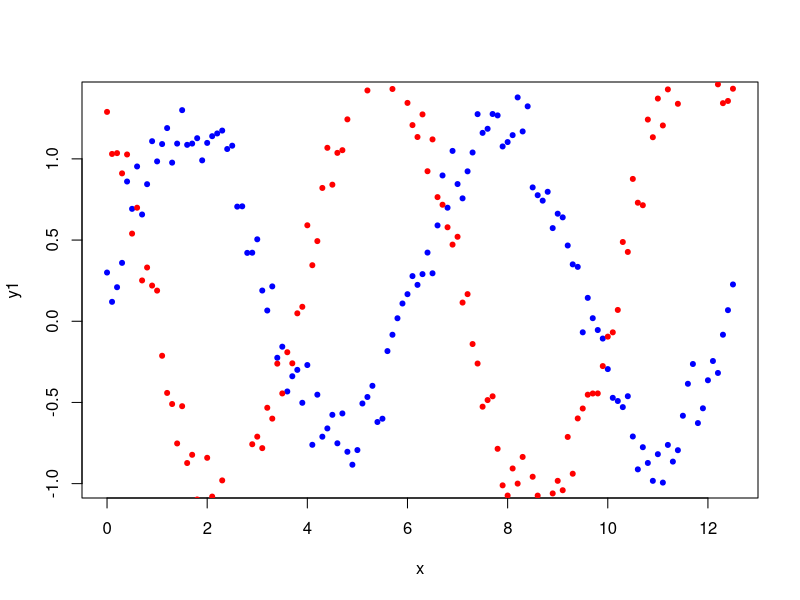
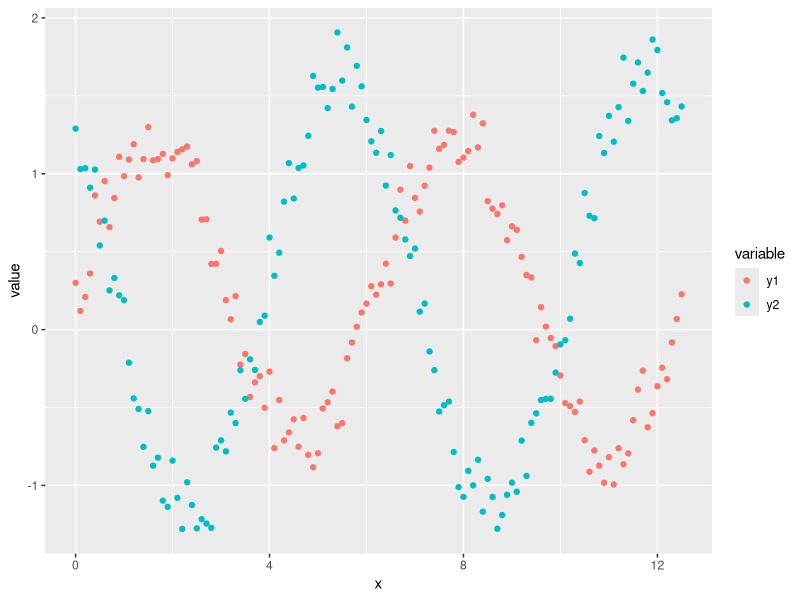

Source code (R) for these figures, in order: (Note: this script raises an error after producing the figures.)
x <- seq(0, 4 * pi, 0.1)
n <- length(x)
y1 <- 0.5 * runif(n) + sin(x)
y2 <- 0.5 * runif(n) + cos(x) - sin(x)
plot(x, y1, col = "blue", pch = 20)
points(x, y2, col = "red", pch = 20)
library(ggplot2)
df <- data.frame(x, y1, y2)
ggplot(df, aes(x, y = value, color = variable)) + 
  geom_point(aes(y = y1, col = "y1")) + 
  geom_point(aes(y = y2, col = "y2"))
#
x = datatoprint$dates
y1 = datatoprint$pm2.5
y2 = datatoprint$so2
plot(x, y1, col = "blue", pch = 20)
points(x, y2, col = "red", pch = 20)
nm = datatoprint
#d[,column] = (d[,column]-mean(d[,column]))/(sd(d[,column]))
nm$pm2.5 = (nm$pm2.5-mean(nm$no2))/(sd(nm$pm2.5))
nm$so2 = (nm$so2-mean(nm$so2))/(sd(nm$so2))
y1 = nm$pm2.5
y2 = nm$so2






plot(x, nm$pm2.5)
point(x, nm$so2, col="red")



x 




































# NOW SERIOUS WITH LAMBERGINI (DIVESH SAMJH AYA)

normalizeColumn <- function(column) {
  #column = (column-mean(column))/(sd(column)
  ncolumn = c()
  for(i in seq(1,length(column)))
  {
    ncolumn[i] = (column[i]-mean(column))/(sd(column))
  }
  return(ncolumn)
}
normalizedData = datatoprint
# 2 beacuse no need to date
for(i in seq(2,dim(datatoprint)[2]))
{
  normalizedData[,i] = normalizeColumn(datatoprint[,i])
  cat("sd",sd(normalizedData[,i]),"mean",mean(normalizedData[,i]),"\n")
}
#################
#################
#################
#################
#################
#################
#################
plot(x=-9,y=-9,xlim=c(0,length(datatoprint$dates)), ylim=c(-1,5))
points(x=datatoprint$dates, y=normalizedData$no2, col="red")
points(x=datatoprint$dates, y=normalizedData$so2, col="green")
points(x=datatoprint$dates, y=normalizedData$pm2.5, col="blue")
#################
#################
#################
#################
#################

# FOR OUTLIER CAPPING
capoutlier <- function(column){
  quantiles <- quantile(column, c(.03, .97 ))
  column[column<quantiles[1]] <- quantiles[1]
  column[column>quantiles[2]] <- quantiles[2]
  return(column)
}
# DANGER
#for(i in seq(2,dim(normalizedData)[2]))
#{
#  normalizedData[,i] = capoutlier(normalizedData[,i])
#}


ggplot(datatoprint, aes(x=dates, y=normalizedData$pm10))+
  geom_point(col="red")+
  labs(title="PM10 Levels Over the year")+
  xlab("Over the year")+ 
  ylab("Pollutants Levels")
  

#g <- ggplot(normalizedData, aes(dates))
#g <- g + geom_line(aes(y=normalizedData$pm2.5), colour="red")
#g <- g + geom_line(aes(y=normalizedData$pm10), colour="green")





s = sort(
    sample(seq(1,307),100, replace = FALSE)
)
plot(
     x=-9,
     y=-9,
     xlim=c(0,length(datatoprint$dates)), 
     ylim=c(-2,5),
     main="Yearly pollutants levels",
     xlab="Yealy",
     ylab="Levels",
     
)
lines(
      legend(
            "topleft",
            c("NO2","SO2","PM2.5", "PM10"),
            fill=c("red","green", "blue", "black")
            )
  )
lines(x=datatoprint$dates[s], y=normalizedData$no2[s], col="red")
lines(x=datatoprint$dates[s], y=normalizedData$so2[s], col="green")
lines(x=datatoprint$dates[s], y=normalizedData$pm2.5[s], col="blue")
lines(x=datatoprint$dates[s], y=normalizedData$pm10[s], col="black")






#FOR HEALTH DATA 
h = read.csv("health_data.csv")

nh = h
#for 



indexes = c()
for(i in seq(1,dim(h)[2]))
{
  #s=s[-which(is.na(s))]
  index = which(is.na(h[,i]))
  if(length(index)>0)
  {
    indexes = c(indexes,index)
  }
}
nh = nh[-indexes,]
for(i in seq(3,dim(h)[2]))
{
  nh[,i] = normalizeColumn(nh[,i])
  cat("sd",sd(nh[,i]),"mean",mean(nh[,i]),"\n")
}

s = sample(seq(1, length(nh$dates)), 100)
s = sort(s)
plot(
  x=-9,
  y=-9,
  xlim=c(0,length(datatoprint$dates)), 
  ylim=c(-2,5),
  main="Yearly pollutants levels",
  xlab="Yealy",
  ylab="Levels",
  
)
lines(
  legend(
    "topleft",
    c("NO2", "Cases"),
    fill=c("red","green")
  )
)
lines(x=datatoprint$dates[s], y=normalizedData$no2[s], col="red")
lines(x=datatoprint$dates[s], y=nh$Nephrology[s], col="green")

lines(x=datatoprint$dates[s], y=normalizedData$so2[s], col="green")
lines(x=datatoprint$dates[s], y=normalizedData$pm2.5[s], col="blue")
lines(x=datatoprint$dates[s], y=normalizedData$pm10[s], col="black")






